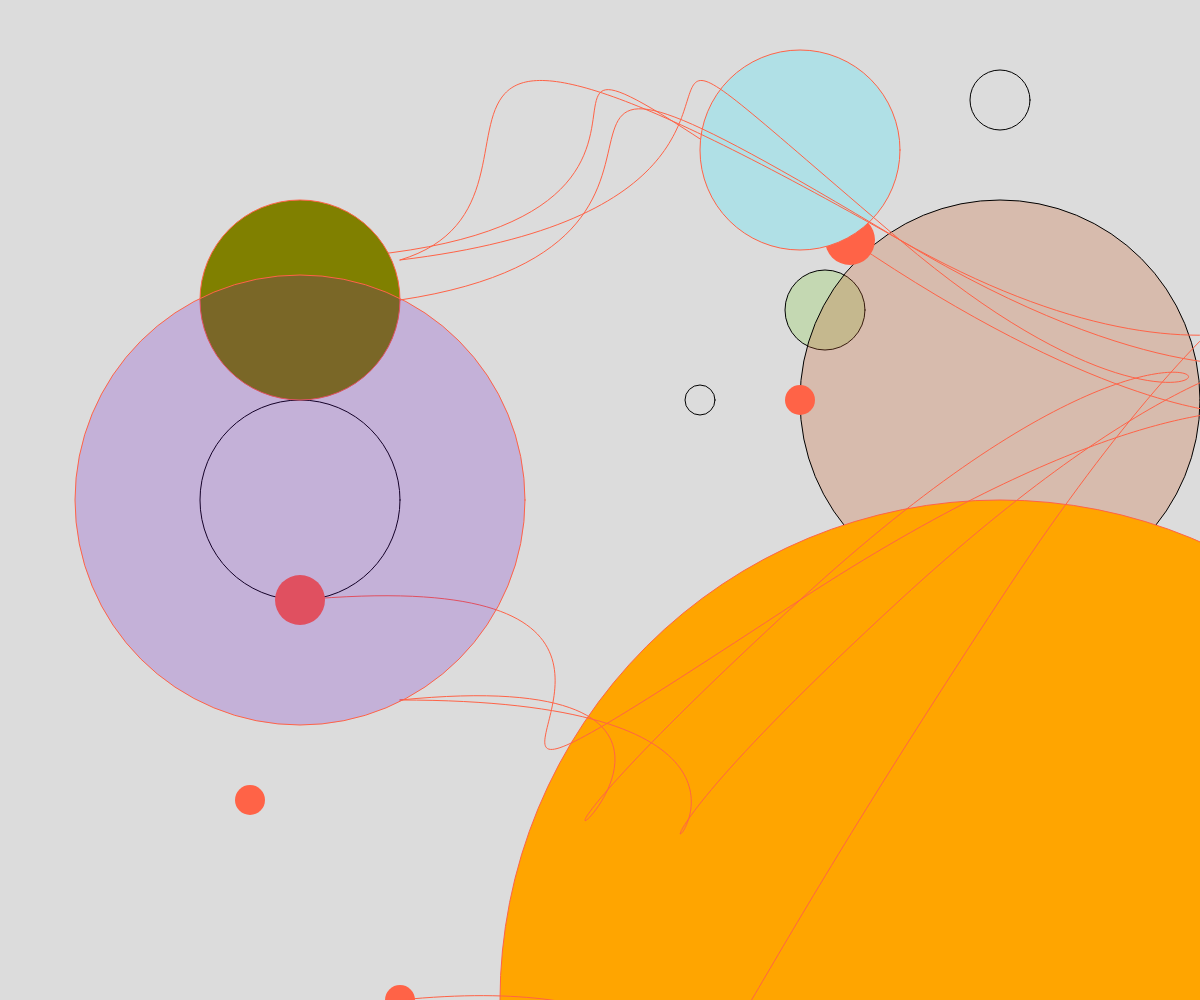
Frame 1 (no input)
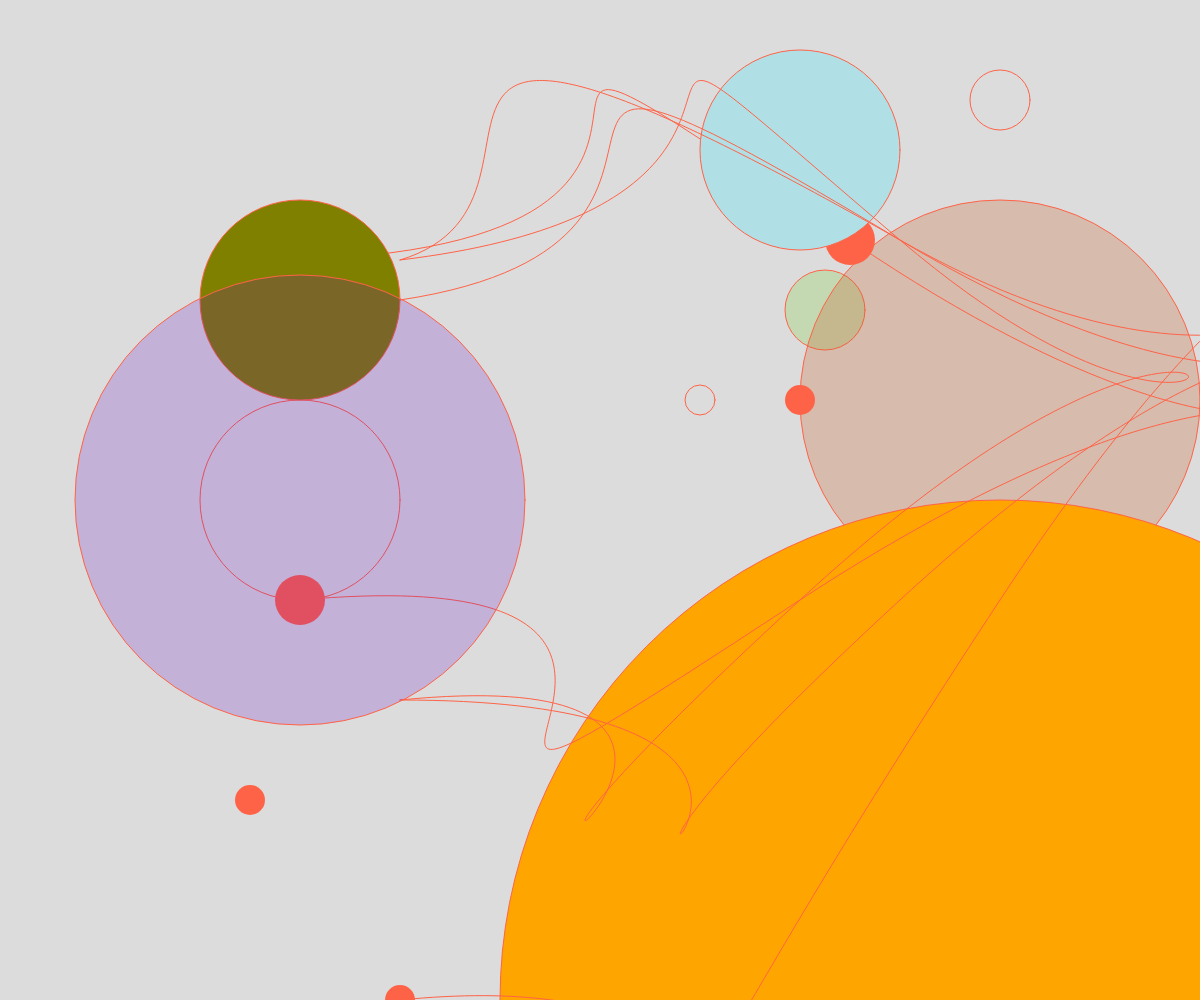
Frame 60 (no input)
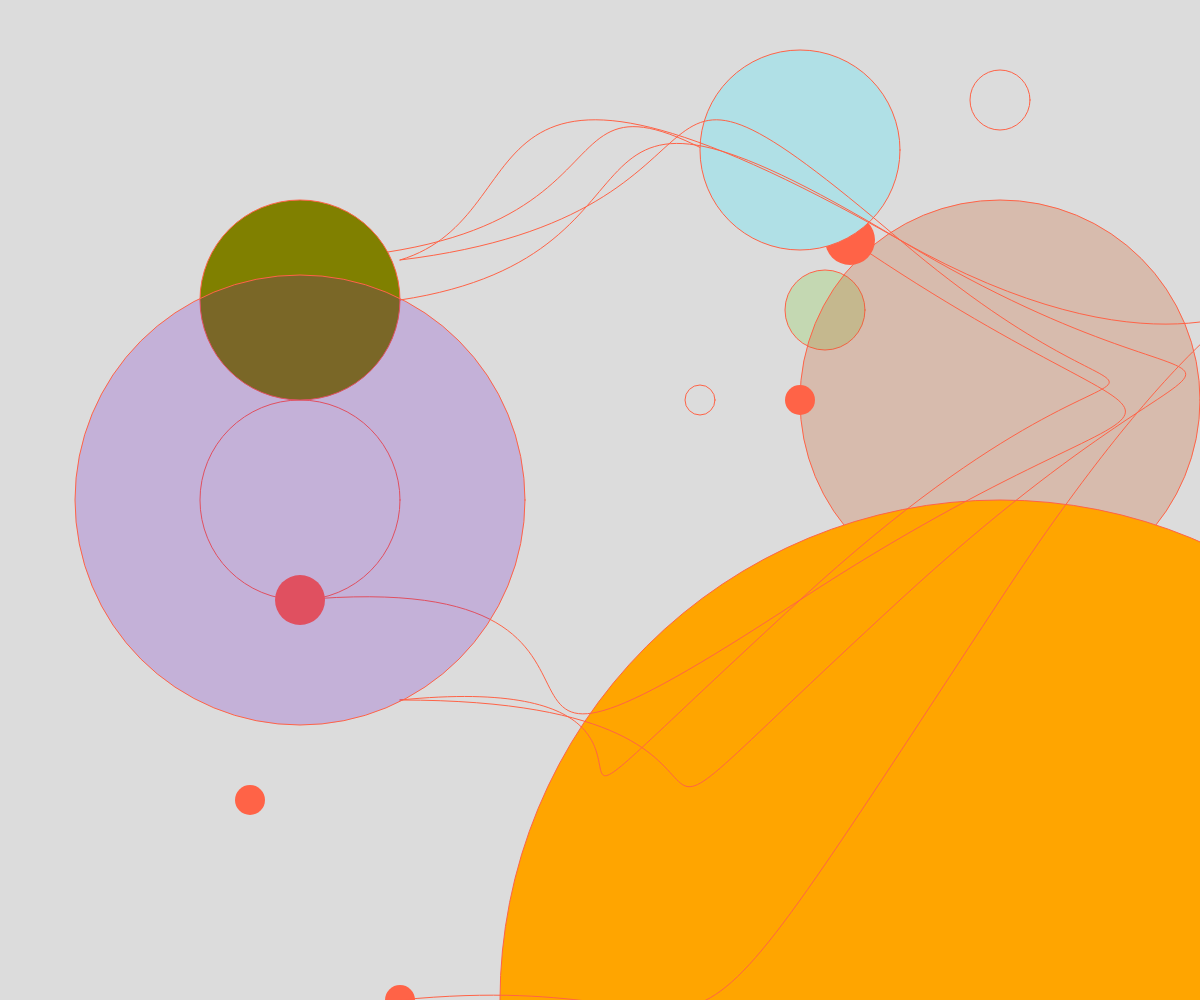
Frame 120 (the mouse pressed at the canvas centre since frame 60)

The p5.js sketch that drew these frames (run headless with seeded random() and noise() and a simulated clock; from frame 60 on, the mouse is pressed at the canvas centre):

// p5.js sketch
// ── sketch.js
function setup() {
  createCanvas(windowWidth, windowHeight);
  noFill();
}

function draw() {
  background(220);
  
  circle(300,500,200);
  fill(100,200,10,50);
  circle(825,310,80);
  noFill();
  circle(700,400,30);
  circle(1000,100,60);
  fill(200,100,50,70);
  circle(1000,400,400);
  
  strokeWeight(50);
  stroke('tomato');
  point(850, 240);
  point(300, 600);
  strokeWeight(30);
  point(250, 800);
  point(800, 400);
  point(1300, 400);
  point(400,1000);
  strokeWeight(1);
  
  let t = map(mouseX,mouseY,width, -5,5);
  curveTightness(t);
  fill('orange');
  beginShape(circle(1000,1000,1000));
  noFill();
  curveVertex(300,260);
  curveVertex(300,260);
  curveVertex(850,240);
  curveVertex(800,600);
  curveVertex(300,600);
  curveVertex(250,650);
  endShape();
  
   let b = map(mouseX,mouseY,width, -5,5);
  curveTightness(b);
  fill('powderblue')
  beginShape(circle(800, 150, 200));
  noFill();
  curveVertex(500,300);
  curveVertex(400,300);
  curveVertex(900,240);
  curveVertex(900,600);
  curveVertex(400,700);
  curveVertex(300,600);
  endShape();
  
  let a = map(mouseX,mouseY,width, -5,5);
  curveTightness(a);
  fill('olive')
  beginShape(circle(300,300,200));
  noFill();
  curveVertex(400,300);
  curveVertex(400,260);
  curveVertex(900,240);
  curveVertex(800,600);
  curveVertex(400,700);
  curveVertex(300,650);
  endShape();
  
  let c = map(mouseX,mouseY,width, -5,5);
  curveTightness(c);
  fill(100,0,200,50);
  beginShape(circle(300,500,450));
  noFill();
  curveVertex(700,300);
  curveVertex(400,260);
  curveVertex(900,240);
  curveVertex(1000,600);
  curveVertex(400,1000);
  curveVertex(500,650);
  endShape();
}
